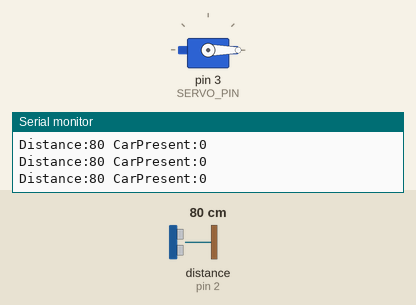
This sketch was run on a simulated Arduino Uno, built with avr-gcc and run on an emulated ATmega328P. Parts: servo, the last lines printed to the serial monitor. Wiring (inferred from the names in the program): ultrasonic range finder: trigger pin 2; echo pin 2. The inputs (shaded band) are chosen by the test bench; at power-on: distance to the obstacle (sensor on pin 2) 80 cm. The echo pulse lasts 58.3 µs per cm.

Above: at 1.2 s.
1.3 s: distance to the obstacle (sensor on pin 2) set to 22 cm
2.8 s: distance to the obstacle (sensor on pin 2) set to 18 cm
At 3.7 s:
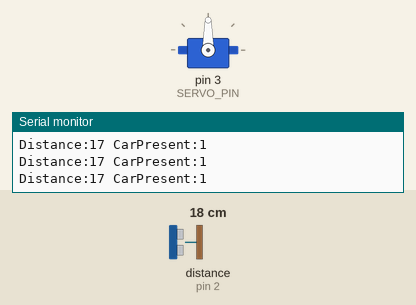
4.4 s: distance to the obstacle (sensor on pin 2) set to 35 cm
At 7.2 s:
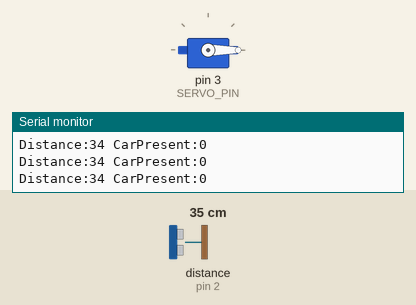
7.4 s: distance to the obstacle (sensor on pin 2) set to 2 cm
At 8.2 s:
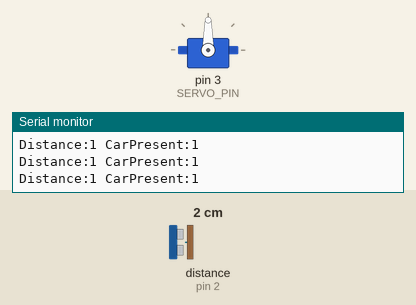
Timing chart, 0 to 10.0 s (numbered marks = the images above; inputs shaded):
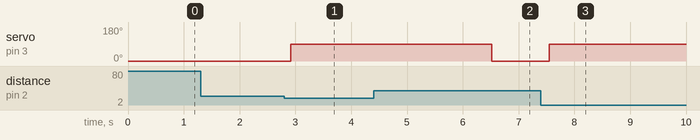

Measured:
- the behaviour switches between 21 and 20 cm on distance to the obstacle (sensor on pin 2) (found by bisection; images 0 and 1)
- after the input at 2.8 s, servo on pin 3 (SERVO_PIN): 0° → 90° after 0.12 s
- after the input at 4.4 s, servo on pin 3 (SERVO_PIN): 90° → 0° after 2.1 s
- after the input at 7.4 s, servo on pin 3 (SERVO_PIN): 0° → 90° after 0.15 s

The sketch:

11.3.boomGate.ino
```cpp
/*
  Author:
  Learning Intention: Students will use an ultrasonic sensor to control a servo motor

  Student Notes:
  1. Make sure you include flow chart of your logic
  2. Students should aim to implement different logic approaches to the problem

  3. Suggested Grove ports: Ultrasonic D2 (single signal pin), Servo D3

  Logic flowchart:
  START
    |
  Measure distance
    |
  Is distance < threshold? -- no --> Gate closed / closing
    |
   yes
    |
  Gate open / opening
    |
  Hold open while car is present (state machine version)
    |
  After clear delay with no car, close gate
    |
  REPEAT

  Edge cases handled by the STATE MACHINE version (B):
  - Car stops under the gate: gate stays OPEN because distance stays below
    threshold (state remains HOLD_OPEN, never triggers CLOSING).
  - Second car arrives while closing: any close-range reading during CLOSING
    resets state back to OPENING instead of finishing the close.

  Version A (simple threshold) does NOT handle these edge cases well:
  it can start closing the instant distance clears, even briefly, causing
  a flickering gate if a car idles near the threshold.
*/

#include <Servo.h>

const int TRIG_PIN = 2;      // Single signal pin (trigger + echo)
const int SERVO_PIN = 3;
const int DISTANCE_THRESHOLD_CM = 20; // Calibrate for your setup

const int GATE_CLOSED_ANGLE = 0;
const int GATE_OPEN_ANGLE = 90;

Servo gateServo;

// ---- Choose ONE logic version by setting this flag ----
const bool USE_STATE_MACHINE = true; // true = Version B, false = Version A

// Version B state machine
enum GateState { CLOSED, OPENING, HOLD_OPEN, CLOSING };
GateState gateState = CLOSED;

const unsigned long CLEAR_DELAY_MS = 2000; // Wait before closing once clear
unsigned long lastCarSeenAt = 0;

long readDistanceCm() {
  pinMode(TRIG_PIN, OUTPUT);
  digitalWrite(TRIG_PIN, LOW);
  delayMicroseconds(2);
  digitalWrite(TRIG_PIN, HIGH);
  delayMicroseconds(10);
  digitalWrite(TRIG_PIN, LOW);

  pinMode(TRIG_PIN, INPUT);
  long duration = pulseIn(TRIG_PIN, HIGH, 30000); // 30ms timeout
  if (duration == 0) {
    return 999; // No echo, treat as clear
  }
  return duration / 29 / 2; // Convert to cm
}

void setup() {
  gateServo.attach(SERVO_PIN);
  gateServo.write(GATE_CLOSED_ANGLE);
  Serial.begin(115200);
}

void loop() {
  long distance = readDistanceCm();
  bool carPresent = distance < DISTANCE_THRESHOLD_CM;

  Serial.print("Distance:");
  Serial.print(distance);
  Serial.print(" CarPresent:");
  Serial.println(carPresent ? 1 : 0);

  if (USE_STATE_MACHINE) {
    // ---- Version B: state machine ----
    switch (gateState) {
      case CLOSED:
        if (carPresent) {
          gateState = OPENING;
        }
        break;

      case OPENING:
        gateServo.write(GATE_OPEN_ANGLE);
        gateState = HOLD_OPEN;
        lastCarSeenAt = millis();
        break;

      case HOLD_OPEN:
        if (carPresent) {
          lastCarSeenAt = millis(); // Car still there, keep resetting timer
        } else if (millis() - lastCarSeenAt >= CLEAR_DELAY_MS) {
          gateState = CLOSING;
        }
        break;

      case CLOSING:
        if (carPresent) {
          // Second car arrived mid-close: reopen instead of finishing close
          gateState = OPENING;
        } else {
          gateServo.write(GATE_CLOSED_ANGLE);
          gateState = CLOSED;
        }
        break;
    }
  } else {
    // ---- Version A: simple threshold (no memory of state) ----
    if (carPresent) {
      gateServo.write(GATE_OPEN_ANGLE);
    } else {
      gateServo.write(GATE_CLOSED_ANGLE);
    }
  }

  delay(100); // Small pacing delay, not a blocking wait for logic
}
```
